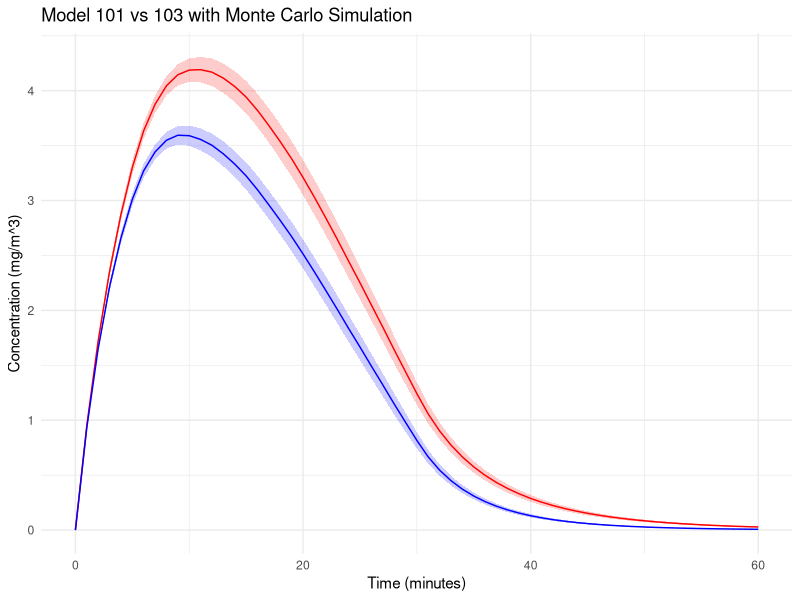
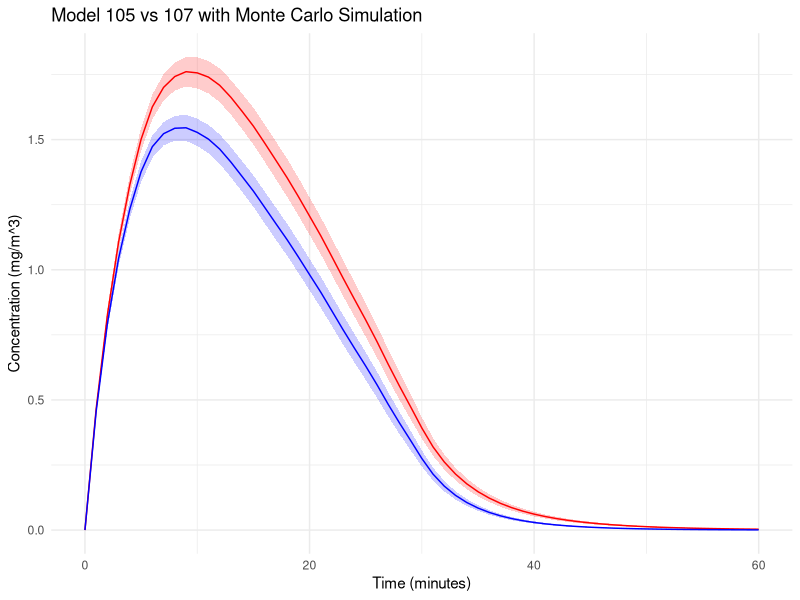
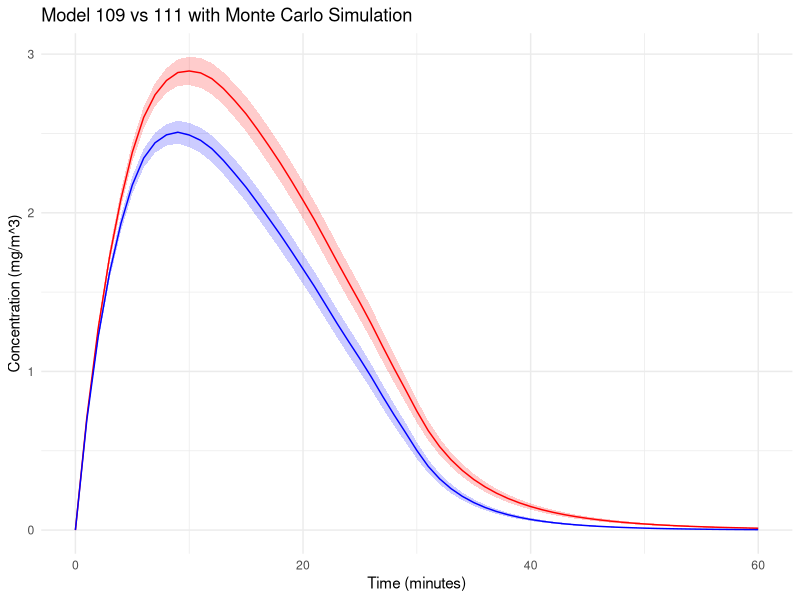
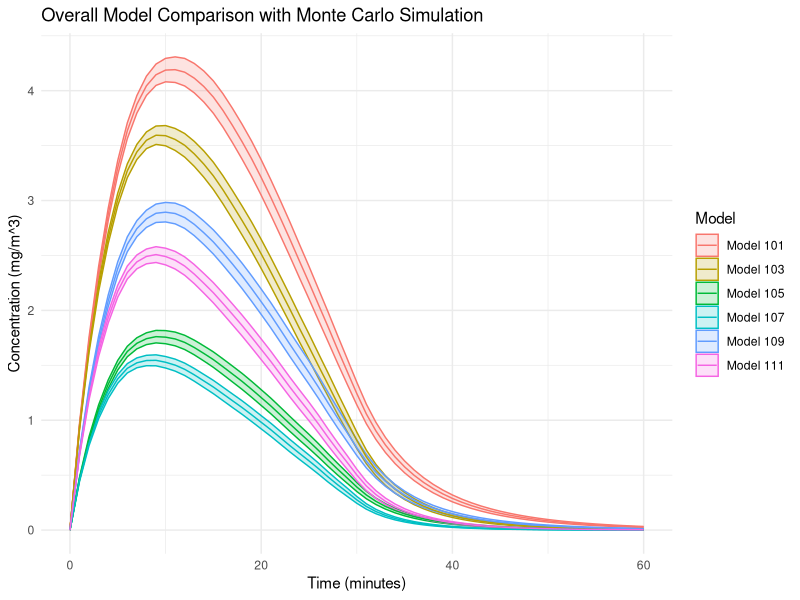
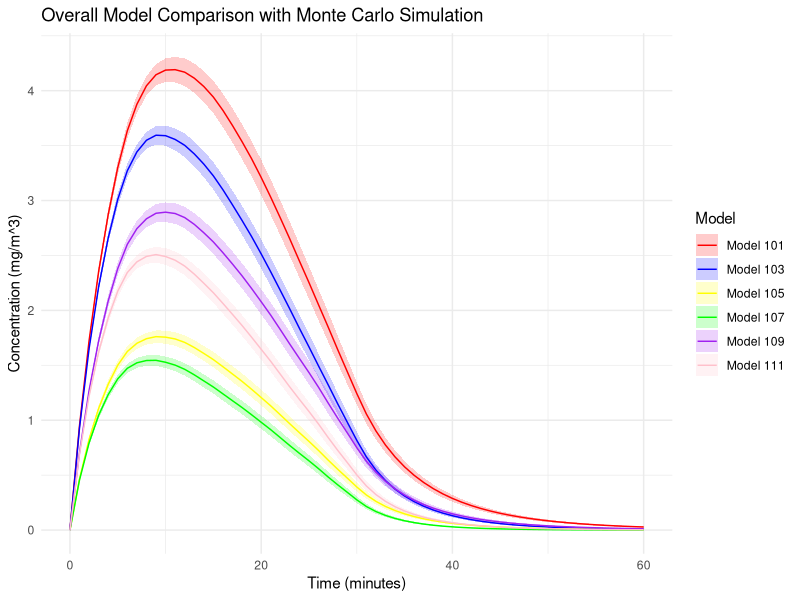

Write the R code that produced these figures, in order.
# Define Model 100 with the gamma factor
model_100 <- function(G, Q, gamma) {
  C_steady <- gamma * G / Q
  return(C_steady)
}

# Define Model 101
model_101 <- function(G, Q, V, t_g, T) {
  # Create a time vector
  time_vector <- seq(0, T, by = 1)
  
# Calculate the phase of concentration increase
  C_rise <- sapply(time_vector, function(t) {
    if (t <= t_g) {
      return((G / Q) * (1 - exp((-Q * t) / V )))
    } else {
      return(NA)
    }
  })          
  
  # Concentration at the end of the emission phase as the initial concentration for the decay phase
  C0 <- (G / Q) * (1 - exp(-Q * t_g / V ))
  
  # Calculate the concentration decay phase
  C_decay <- sapply(time_vector, function(t) {
    if (t > t_g) {
      return(C0 * exp(-Q * (t - t_g) / V ))
    } else {
      return(NA)
    }
  })
  
  return(list(time = time_vector, concentration_rise = C_rise, concentration_decay = C_decay))
} 

T <- 60   # Total time (minutes)
t_g <- 15 # Time of generation (minutes)
G <- 100  # mg/min
Q <- 20   # m^3/min
epsilon_L <- 0.5  # Efficiency of local exhaust
epsilon_L_F <- 0.75  # Efficiency of local exhaust filtration
Q_R <- 5  # m^3/min
epsilon_RF <- 0.9  # Efficiency of recirculation filtration
V <- 100  # m^3
gamma <- 0.25  

# Calculation of steady-state concentrations for model 100
C_steady_100 <- model_100(G, Q, gamma)

# Calculation of steady-state concentrations for model 101
results_101 <- model_101(G, Q, V, t_g, T)


# Define Model 102
model_102 <- function(G, Q, Q_R, epsilon_RF, gamma) {
  C_bar <- (gamma * G) / (Q + epsilon_RF * Q_R)
  C_RF <- C_bar * (1 - epsilon_RF)
  return(list(C_bar = C_bar, C_RF = C_RF))
}


# Define Model 103
model_103 <- function(G, Q, Q_R, epsilon_RF, V, t_g, T) {
  Q_instead <- Q + epsilon_RF * Q_R
  return(model_101(G, Q_instead, V, t_g, T))
}

results_102 <- model_102(G, Q, Q_R, epsilon_RF, gamma)
results_103 <- model_103(G, Q, Q_R, epsilon_RF, V, t_g, T)

#Visualization
library(ggplot2)

# Monte Carlo

G_range <- c(60, 150)
Q_range <- c(10, 30)
Q_L_range <- c(2, 8)
epsilon_L_range <- c(0.2, 0.8)
epsilon_L_F_range <- c(0, 1)
Q_R_range <- c(2, 10)
epsilon_RF_range <- c(0.5, 0.95)
V_range <- c(60, 150)
t_g_range <- c(5, 30)
T <- 60
gamma_range <- t_g_range / T

# simulation times
n_simulations <- 1000

results_101 <- vector("list", n_simulations)
results_103 <- vector("list", n_simulations)

# Monte Carlo simulation
set.seed(123)
for (i in 1:n_simulations) {
    # Randomly selection
    G <- runif(1, G_range[1], G_range[2])
    Q <- runif(1, Q_range[1], Q_range[2])
    Q_R <- runif(1, Q_R_range[1], Q_R_range[2])
    V <- runif(1, V_range[1], V_range[2])
    t_g <- runif(1, t_g_range[1], t_g_range[2])
    gamma <- runif(1, gamma_range[1], gamma_range[2])
    epsilon_RF <- runif(1, epsilon_RF_range[1], epsilon_RF_range[2])
    
    results_101[[i]] <- model_101(G, Q, V, t_g, T)
    results_103[[i]] <- model_103(G, Q, Q_R, epsilon_RF, V, t_g, T)
}

# Transfer to data.frame
df_101 <- do.call(rbind, lapply(results_101, function(x) data.frame(Time = x$time, 
                                                                    Concentration = c(x$concentration_rise, x$concentration_decay))))
df_103 <- do.call(rbind, lapply(results_103, function(x) data.frame(Time = x$time, 
                                                                    Concentration = c(x$concentration_rise, x$concentration_decay))))

                                
average_and_ci <- function(df, n) {
    df_summary <- aggregate(Concentration ~ Time, data = df, mean)
    df_summary$SD <- aggregate(Concentration ~ Time, data = df, sd)$Concentration
    df_summary$CI_lower <- df_summary$Concentration - qt(0.975, df=n-1) * df_summary$SD / sqrt(n)
    df_summary$CI_upper <- df_summary$Concentration + qt(0.975, df=n-1) * df_summary$SD / sqrt(n)
    return(df_summary)
}

average_101 <- average_and_ci(df_101, n_simulations)
average_103 <- average_and_ci(df_103, n_simulations)

ggplot() +
    geom_ribbon(data = average_101, aes(x = Time, ymin = CI_lower, ymax = CI_upper), fill = "red", alpha = 0.2) +
    geom_line(data = average_101, aes(x = Time, y = Concentration), color = "red") +
    geom_ribbon(data = average_103, aes(x = Time, ymin = CI_lower, ymax = CI_upper), fill = "blue", alpha = 0.2) +
    geom_line(data = average_103, aes(x = Time, y = Concentration), color = "blue") +
    labs(title = "Model 101 vs 103 with Monte Carlo Simulation",
         x = "Time (minutes)", 
         y = "Concentration (mg/m^3)") +
    theme_minimal()



# Define Model 104
model_104 <- function(G, Q, Q_L, epsilon_L, gamma) {
  C_avg <- (gamma * G * (1 - epsilon_L)) / (Q + Q_L)
  C_L_avg <- C_avg + (epsilon_L * gamma * G) / Q_L
  return(list(C_avg = C_avg, C_L_avg = C_L_avg))
}


# Define Model 105
model_105 <- function(G, Q, Q_L, epsilon_L, V, t_g, T) {
  # Create a time vector
  time_vector <- seq(0, T, by = 1)
  
  C_rise <- sapply(time_vector, function(t) {
    if (t <= t_g) {
      return(((G * (1 - epsilon_L)) / (Q + Q_L)) * (1 - exp((-(Q + Q_L) * t) / V)))
    } else {
      return(NA)
    }
  })
  
  C0 <- (G * (1 - epsilon_L)) / (Q + Q_L) * (1 - exp((-(Q + Q_L) * t_g) / V))
  
  C_decay <- sapply(time_vector, function(t) {
    if (t > t_g) {
      return(C0 * exp((-(Q + Q_L) * (t - t_g)) / V))
    } else {
      return(NA)
    }
  })
  
  return(list(time = time_vector, concentration_rise = C_rise, concentration_decay = C_decay))
}


# Define Model 106
model_106 <- function(G, Q, Q_L, epsilon_L, Q_R, epsilon_RF, gamma) {
  C_avg <- (gamma * G * (1 - epsilon_L)) / ((Q + epsilon_RF * Q_R) + Q_L)
  C_L_avg <- C_avg + (epsilon_L * gamma * G) / Q_L
  C_RF <- C_avg * (1 - epsilon_RF)
  return(list(C_avg = C_avg, C_L_avg = C_L_avg, C_RF = C_RF))
}


# Define Model 107
model_107 <- function(G, Q, Q_L, epsilon_L, Q_R, epsilon_RF, V, t_g, T) {
  Q_instead <- Q + epsilon_RF * Q_R
  return(model_105(G, Q_instead, Q_L, epsilon_L, V, t_g, T))
}


results_105 <- vector("list", n_simulations)
results_107 <- vector("list", n_simulations)

# Monte Carlo simulation
set.seed(123)
for (i in 1:n_simulations) {
    # Randomly selection
    G <- runif(1, G_range[1], G_range[2])
    Q <- runif(1, Q_range[1], Q_range[2])
    Q_L <- runif(1, Q_L_range[1], Q_L_range[2])
    epsilon_L <- runif(1, epsilon_L_range[1], epsilon_L_range[2])
    epsilon_L_F <- runif(1, epsilon_L_F_range[1], epsilon_L_F_range[2])
    Q_R <- runif(1, Q_R_range[1], Q_R_range[2])
    V <- runif(1, V_range[1], V_range[2])
    t_g <- runif(1, t_g_range[1], t_g_range[2])
    gamma <- runif(1, gamma_range[1], gamma_range[2])
    epsilon_RF <- runif(1, epsilon_RF_range[1], epsilon_RF_range[2])
    
    results_105[[i]] <- model_105(G, Q, Q_L, epsilon_L, V, t_g, T)
    results_107[[i]] <- model_107(G, Q, Q_L, epsilon_L, Q_R, epsilon_RF, V, t_g, T)
}

# Transfer to data.frame
df_105 <- do.call(rbind, lapply(results_105, function(x) data.frame(Time = x$time, 
                                                                    Concentration = c(x$concentration_rise, x$concentration_decay))))

df_107 <- do.call(rbind, lapply(results_107, function(x) data.frame(Time = x$time, 
                                                                    Concentration = c(x$concentration_rise, x$concentration_decay))))

                                
average_and_ci <- function(df, n) {
    df_summary <- aggregate(Concentration ~ Time, data = df, mean)
    df_summary$SD <- aggregate(Concentration ~ Time, data = df, sd)$Concentration
    df_summary$CI_lower <- df_summary$Concentration - qt(0.975, df=n-1) * df_summary$SD / sqrt(n)
    df_summary$CI_upper <- df_summary$Concentration + qt(0.975, df=n-1) * df_summary$SD / sqrt(n)
    return(df_summary)
}

average_105 <- average_and_ci(df_105, n_simulations)
average_107 <- average_and_ci(df_107, n_simulations)


ggplot() +
    geom_ribbon(data = average_105, aes(x = Time, ymin = CI_lower, ymax = CI_upper), fill = "red", alpha = 0.2) +
    geom_line(data = average_105, aes(x = Time, y = Concentration), color = "red") +
    geom_ribbon(data = average_107, aes(x = Time, ymin = CI_lower, ymax = CI_upper), fill = "blue", alpha = 0.2) +
    geom_line(data = average_107, aes(x = Time, y = Concentration), color = "blue") +
    labs(title = "Model 105 vs 107 with Monte Carlo Simulation",
         x = "Time (minutes)", 
         y = "Concentration (mg/m^3)") +
    theme_minimal()


                                
# Define Model 108
model_108 <- function(G, Q, Q_L, epsilon_L, epsilon_L_F, gamma) {
  C_avg <- (gamma * G * (1 - epsilon_L * epsilon_L_F)) / (Q + epsilon_L_F * Q_L)
  C_LE <- C_avg + (epsilon_L * gamma * G) / Q_L
  C_LF <- C_LE * (1 - epsilon_L_F)
  return(list(C_avg = C_avg, C_LE = C_LE, C_LF = C_LF))
}


# Define Model 109
model_109 <- function(G, Q, Q_L, epsilon_L, epsilon_L_F, V, t_g, T) {
  # Create a time vector
  time_vector <- seq(0, T, by = 1)
  
  C_rise <- sapply(time_vector, function(t) {
    if (t <= t_g) {
      return(((G * (1 - epsilon_L * epsilon_L_F)) / (Q + epsilon_L_F * Q_L)) * (1 - exp((-(Q + epsilon_L_F * Q_L) * t) / V)))
    } else {
      return(NA)
    }
  })
  
  C0 <- ((G * (1 - epsilon_L * epsilon_L_F)) / (Q + epsilon_L_F * Q_L)) * (1 - exp((-(Q + epsilon_L_F * Q_L) * t_g) / V))
  
  C_decay <- sapply(time_vector, function(t) {
    if (t > t_g) {
      return(C0 * exp((-(Q + epsilon_L_F * Q_L) * (t - t_g)) / V))
    } else {
      return(NA)
    }
  })
  
  return(list(time = time_vector, concentration_rise = C_rise, concentration_decay = C_decay))
}


# Define Model 110
model_110 <- function(G, Q, Q_L, epsilon_L, epsilon_L_F, Q_R, epsilon_RF, gamma) {
  C_avg <- (gamma * G * (1 - epsilon_L * epsilon_L_F)) / ((Q + epsilon_RF * Q_R) + epsilon_L_F * Q_L)
  C_LE <- C_avg + (epsilon_L * gamma * G) / Q_L
  C_LF <- C_LE * (1 - epsilon_L_F)
  C_RF <- C_avg * (1 - epsilon_RF)
  return(list(C_avg = C_avg, C_LE = C_LE, C_LF = C_LF, C_RF = C_RF))
}


# Define Model 111
model_111 <- function(G, Q, Q_L, epsilon_L, epsilon_L_F, Q_R, epsilon_RF, V, t_g, T) {
  Q_instead <- Q + epsilon_RF * Q_R
  return(model_109(G, Q_instead, Q_L, epsilon_L, epsilon_L_F, V, t_g, T))
}

                                
results_109 <- vector("list", n_simulations)
results_111 <- vector("list", n_simulations)

set.seed(123)
for (i in 1:n_simulations) {
    # Randomly selection
    G <- runif(1, G_range[1], G_range[2])
    Q <- runif(1, Q_range[1], Q_range[2])
    Q_L <- runif(1, Q_L_range[1], Q_L_range[2])
    epsilon_L <- runif(1, epsilon_L_range[1], epsilon_L_range[2])
    epsilon_L_F <- runif(1, epsilon_L_F_range[1], epsilon_L_F_range[2])
    Q_R <- runif(1, Q_R_range[1], Q_R_range[2])
    V <- runif(1, V_range[1], V_range[2])
    t_g <- runif(1, t_g_range[1], t_g_range[2])
    gamma <- runif(1, gamma_range[1], gamma_range[2])
    epsilon_RF <- runif(1, epsilon_RF_range[1], epsilon_RF_range[2])

    results_109[[i]] <- model_109(G, Q, Q_L, epsilon_L, epsilon_L_F, V, t_g, T)
    results_111[[i]] <- model_111(G, Q, Q_L, epsilon_L, epsilon_L_F, Q_R, epsilon_RF, V, t_g, T)
}


# Transfer to data.frame
df_109 <- do.call(rbind, lapply(results_109, function(x) data.frame(Time = x$time, 
                                                                    Concentration = c(x$concentration_rise, x$concentration_decay))))

df_111 <- do.call(rbind, lapply(results_111, function(x) data.frame(Time = x$time, 
                                                                    Concentration = c(x$concentration_rise, x$concentration_decay))))

# Calculate Average and Confidence Interval
average_109 <- average_and_ci(df_109, n_simulations)
average_111 <- average_and_ci(df_111, n_simulations)

                                
# Plotting with ggplot
ggplot() +
    geom_ribbon(data = average_109, aes(x = Time, ymin = CI_lower, ymax = CI_upper), fill = "red", alpha = 0.2) +
    geom_line(data = average_109, aes(x = Time, y = Concentration), color = "red") +
    geom_ribbon(data = average_111, aes(x = Time, ymin = CI_lower, ymax = CI_upper), fill = "blue", alpha = 0.2) +
    geom_line(data = average_111, aes(x = Time, y = Concentration), color = "blue") +
    labs(title = "Model 109 vs 111 with Monte Carlo Simulation",
         x = "Time (minutes)", 
         y = "Concentration (mg/m^3)") +
    theme_minimal()

                                                              
# Overall comparison
average_101$Model <- "Model 101"
average_103$Model <- "Model 103"
average_105$Model <- "Model 105"
average_107$Model <- "Model 107"
average_109$Model <- "Model 109"
average_111$Model <- "Model 111"

combined_averages <- rbind(average_101, average_103, average_105, average_107, average_109, average_111)

ggplot(combined_averages, aes(x = Time, y = Concentration, color = Model)) +
    geom_ribbon(aes(ymin = CI_lower, ymax = CI_upper, fill = Model), alpha = 0.2) +
    geom_line() +
    labs(title = "Overall Model Comparison with Monte Carlo Simulation",
         x = "Time (minutes)", 
         y = "Concentration (mg/m^3)") +
    theme_minimal()  

 # Or

ggplot(combined_averages, aes(x = Time, y = Concentration, group = Model)) +
    geom_ribbon(aes(ymin = CI_lower, ymax = CI_upper, fill = Model), alpha = 0.2) +
    geom_line(aes(color = Model)) +
    scale_fill_manual(values = c("Model 101" = "red", "Model 103" = "blue", "Model 105" = "yellow", 
                                "Model 107" = "green", "Model 109" = "purple", "Model 111" = "pink")) +
    scale_color_manual(values = c("Model 101" = "red", "Model 103" = "blue", "Model 105" = "yellow", 
                                "Model 107" = "green", "Model 109" = "purple", "Model 111" = "pink")) +
    labs(title = "Overall Model Comparison with Monte Carlo Simulation",
         x = "Time (minutes)", 
         y = "Concentration (mg/m^3)") +
    theme_minimal() +
    guides(fill = guide_legend(title = "Model"), color = guide_legend(title = "Model"))          
